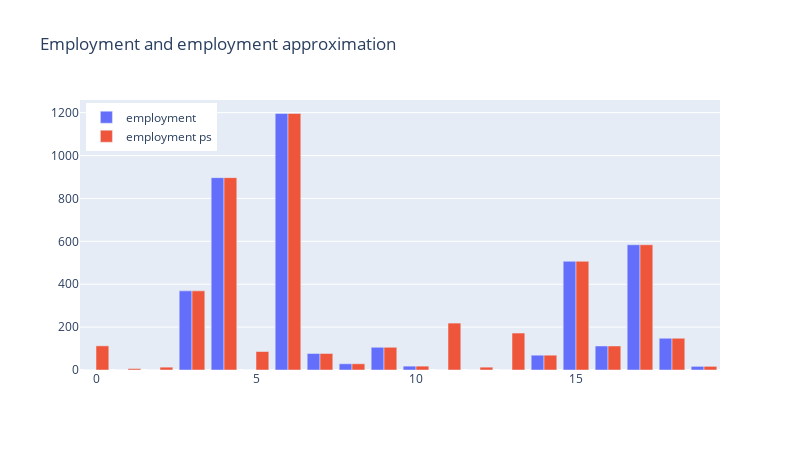

The code cell stored with this chart in its notebook:
### Code cell
fig = go.Figure()
fig.add_trace(
    go.Bar(
        y = employment,
        name = 'employment'
    )
)
fig.add_trace(
    go.Bar(
        y = employment_ps,
        name = 'employment ps'
    )
)
fig.update_layout(
    title='Employment and employment approximation',
    width=800,
    height=450,
    legend=dict(
                y=0.99,
                x=0.01
                )
)

### Figure 1 — Plotly figure (JSON) as saved in the notebook; plotly's stock layout.template omitted (floating-point values rounded to 4 significant figures)
{"data": [{"name": "employment", "type": "bar", "y": [0, 0, 0, 369, 897, 0, 1196, 77, 29, 106, 18, 0, 0, 0, 69, 507, 112, 584, 148, 17]}, {"name": "employment ps", "type": "bar", "y": [112.7, 6.628, 13.26, 369, 897, 86.16, 1196, 77, 29, 106, 18, 218.7, 13.26, 172.3, 69, 507, 112, 584, 148, 17]}], "layout": {"height": 450, "legend": {"x": 0.01, "y": 0.99}, "title": {"text": "Employment and employment approximation"}, "width": 800}}
